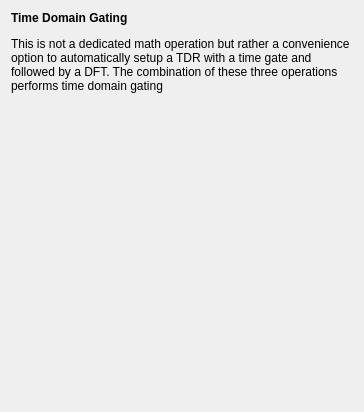
<?xml version="1.0" encoding="UTF-8"?>
<ui version="4.0">
 <class>TimeDomainGatingExplanationWidget</class>
 <widget class="QWidget" name="TimeDomainGatingExplanationWidget">
  <property name="geometry">
   <rect>
    <x>0</x>
    <y>0</y>
    <width>364</width>
    <height>412</height>
   </rect>
  </property>
  <property name="windowTitle">
   <string>Form</string>
  </property>
  <layout class="QVBoxLayout" name="verticalLayout">
   <item>
    <widget class="QLabel" name="widget">
     <property name="text">
      <string>&lt;html&gt;&lt;head/&gt;&lt;body&gt;&lt;p&gt;&lt;span style=&quot; font-weight:600;&quot;&gt;Time Domain Gating&lt;/span&gt;&lt;/p&gt;&lt;p&gt;This is not a dedicated math operation but rather a convenience option to automatically setup a TDR with a time gate and followed by a DFT. The combination of these three operations performs time domain gating&lt;br/&gt;&lt;/p&gt;&lt;p&gt;&lt;br/&gt;&lt;/p&gt;&lt;/body&gt;&lt;/html&gt;</string>
     </property>
     <property name="wordWrap">
      <bool>true</bool>
     </property>
    </widget>
   </item>
   <item>
    <spacer name="verticalSpacer">
     <property name="orientation">
      <enum>Qt::Vertical</enum>
     </property>
     <property name="sizeHint" stdset="0">
      <size>
       <width>20</width>
       <height>40</height>
      </size>
     </property>
    </spacer>
   </item>
  </layout>
 </widget>
 <resources/>
 <connections/>
</ui>
